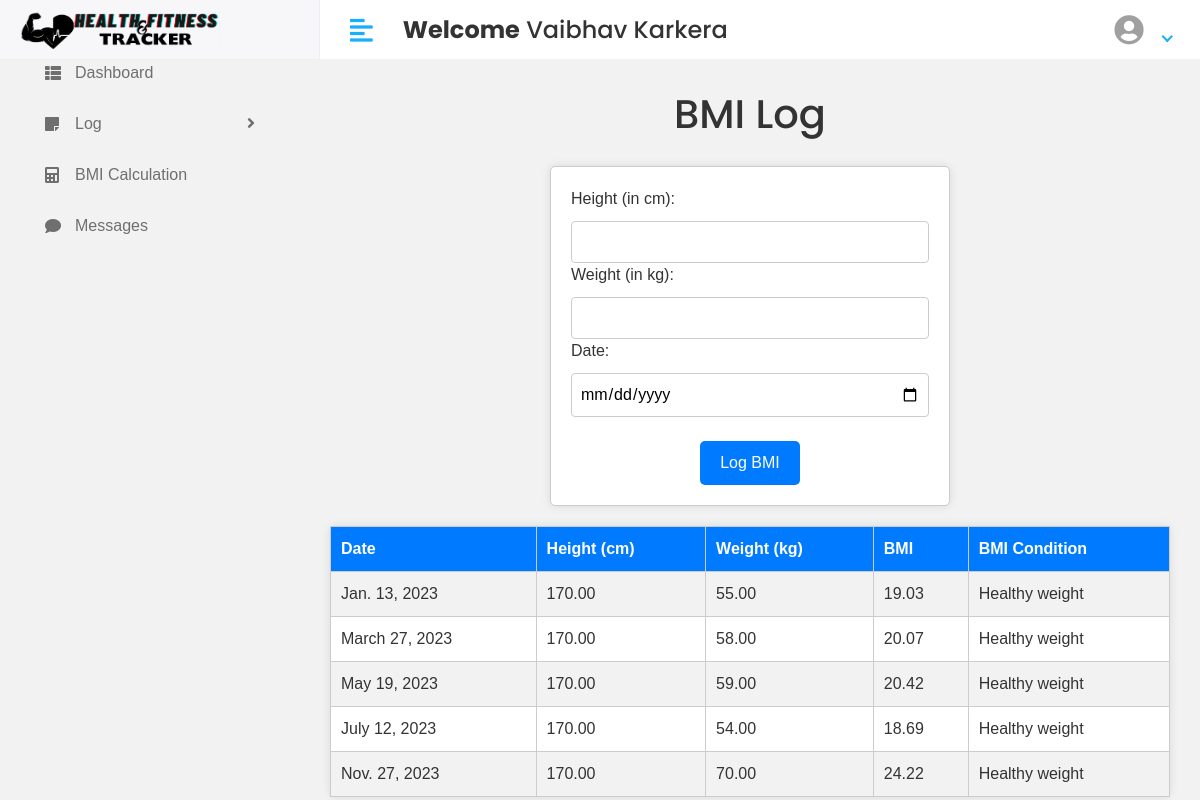
Screenshot of /User/log/bmi_log (signed in) with the database file from the repository.
### app/models.py (models this page shows, shortened)
class CustomUser(AbstractUser):
    USER = (
        ('1', 'USER'),
        ('2', 'TRAINER'),
        ('3', 'ADMIN')
    )
    user_type = models.CharField(choices=USER, max_length=50, default=1)
    selected_trainer = models.ForeignKey(
        'self',
        on_delete=models.SET_NULL,
        null=True,
        blank=True,
        related_name='clients',  # This is the reverse relation name
        default=None,
        limit_choices_to={'user_type': '1'}
    )

class BMILog(models.Model):
    user = models.ForeignKey('CustomUser', on_delete=models.CASCADE, related_name='bmi_records')
    height = models.DecimalField(max_digits=5, decimal_places=2)  # Height in centimeters
    weight = models.DecimalField(max_digits=5, decimal_places=2)  # Weight in kilograms
    bmi = models.DecimalField(max_digits=5, decimal_places=2)  # BMI value
    log_date = models.DateField(null=True, blank=True)
    def get_bmi_condition(self):
        if self.bmi < 18.5:
            return 'Underweight'
        elif 18.5 <= self.bmi < 24.9:
            return 'Healthy weight'
        elif 24.9 <= self.bmi < 29.9:
            return 'Overweight'
        else:
            return 'Obesity'

### health_and_fitness_tracker/user_views.py (the view)
# urls.py: path('User/log/bmi_log', user_views.log_bmi, name='bmi_log'),
def log_bmi(request):
    context = {}
    if request.method == "POST":
        form = BMILogForm(request.POST)
        if form.is_valid():
            bmi_log = form.save(commit=False)
            bmi_log.user = request.user
            if not bmi_log.log_date:
                bmi_log.log_date = timezone.now().date()
            height_m = bmi_log.height / 100
            bmi_log.bmi = bmi_log.weight / (height_m * height_m)
            bmi_log.save()
            messages.success(request, 'BMI log entry added successfully.')
            return redirect('bmi_log')
        else:
            messages.error(request, 'Invalid form data. Please check and try again.')
    else:
        form = BMILogForm()
    context['form'] = form
    context['bmi_logs'] = BMILog.objects.filter(user=request.user)
    return render(request, 'User/bmi_log.html', context)

### app/forms.py
class BMILogForm(forms.ModelForm):
    class Meta:
        model = BMILog
        fields = ['height', 'weight', 'log_date']

### template/User/bmi_log.html (shortened to what this page needs)
{% extends "base.html" %}
{% load static %}
{% block content %}
    <h1>BMI Log</h1>
    <form method="post" action="{% url 'bmi_log' %}">
        <label for="height">Height (in cm):</label>
        <input type="number" id="height" name="height" min="0" step="0.1" required>
        <label for="weight">Weight (in kg):</label>
        <input type="number" id="weight" name="weight" min="0" step="0.1" required>
        <label for="log_date">Date:</label>
        <input type="date" id="log_date" name="log_date" required>
        <br><br>
        <button type="submit">Log BMI</button>
    </form>
    <table>
        <tr>
            <th>Date</th>
            <th>Height (cm)</th>
            <th>Weight (kg)</th>
            <th>BMI</th>
            <th>BMI Condition</th>
        </tr>
        {% for log in bmi_logs %}
        <tr>
            <td>{{ log.log_date }}</td>
            <td>{{ log.height }}</td>
            <td>{{ log.weight }}</td>
            <td>{{ log.bmi }}</td>
            <td>{{ log.get_bmi_condition }}</td>
        </tr>
        {% endfor %}
    </table>
</div>
{% endblock %}

### template/includes/header.html (shortened to what this page needs)
{% load static %}
<div class="header">
            <div class="header-left">
               <a href="#" class="logo">
               <img src="{% static 'assets/img/logofinal.png' %}" alt="Logo" width="200" height="45">
               </a>
            </div>
            <a href="javascript:void(0);" id="toggle_btn">
            <i class="fas fa-align-left"></i>
            </a>
            <div class="top-nav-search mt-3">
               <h4><strong>Welcome</strong>&nbsp;<span>{{user.first_name}} {{ user.last_name }}</span>&nbsp;</h4>
            </div>
            <ul class="nav user-menu">
               <li class="nav-item dropdown has-arrow">
                  <a href="#" class="dropdown-toggle nav-link" data-toggle="dropdown">
                  <span class="user-img" ><i class="fa fa-user-circle" style="font-size:30px;padding:15px 8px 0 0;"></i></span>
                  </a>
               </li>
            </ul>
         </div>

### static/assets/css/style.css (style rules this page uses)
html { height: 100%; }
body { background-color: #fff; color: #333; font-family: 'Poppins', sans-serif; font-size: 1rem; height: 100%; line-height: 1.5; overflow-x: hidden; }
h1, h2, h3, h4, h5, h6 { font-family: 'Poppins', sans-serif; margin-top: 0; }
a { color: #009ce7; }
input, button, a { transition: all 0.4s ease; -moz-transition: all 0.4s ease; -o-transition: all 0.4s ease; -ms-transition: all 0.4s ease; -webkit-transition: all 0.4s ease; }
input, input:focus, button, button:focus { outline: none; }
ul, ol { padding: 0px; list-style: none; }
.header { background-color: #fff; border-bottom: 1px solid #f3f3f4; left: 0; position: fixed; right: 0; top: 0; z-index: 1001; height: 60px; }
.header .header-left { float: left; height: 60px; padding: 0 20px; position: relative; width: 320px; z-index: 1; transition: all 0.2s ease-in-out; background-color: #f7f7fa; border-bottom: 1px solid #efefef; border-right: 1px solid #ececf5; display: flex; align-items: center; }
.header .header-left .logo { display: inline-block; line-height: 60px; width: 200px; }
.header .header-left .logo img { max-height: 100px; }
.header .dropdown-toggle:after { display: none; }
.header .has-arrow .dropdown-toggle:after { border-top: 0; border-left: 0; border-bottom: 2px solid #18aefa; border-right: 2px solid #18aefa; content: ''; height: 8px; display: inline-block; pointer-events: none; -webkit-transform-origin: 66% 66%; -ms-transform-origin: 66% 66%; transform-origin: 66% 66%; -webkit-transform: rotate(45deg); -ms-transform: rotate(45deg); transform: rotate(45deg); -webkit-transition: all 0.15s ease-in-out; transition: all 0.15s ease-in-out; width: 8px; vertical-align: 0px; }
.user-menu { float: right; margin: 0; position: relative; z-index: 99; padding-right: 15px; }
.user-menu.nav > li > a { color: #a0a0a0; font-size: 14px; line-height: 58px; padding: 0 15px; height: 60px; }
.user-img { margin-right: 3px; position: relative; }
.top-nav-search { float: left; margin-left: 15px; }
@media (min-width: 992px) { #toggle_btn { align-items: center; color: #18aefa; display: inline-flex; float: left; font-size: 26px; height: 60px; justify-content: center; margin-left: 15px; padding: 0 15px; } }

### template/User/bmi_log.html (style rules this page uses)
body { font-family: Arial, sans-serif; margin: 0; padding: 0; background-color: #f2f2f2; }
h1 { text-align: center; padding: 20px; }
form { background-color: #fff; max-width: 400px; margin: 0 auto; padding: 20px; border: 1px solid #ccc; border-radius: 5px; box-shadow: 0 0 10px rgba(0, 0, 0, 0.1); }
label { display: block; margin-bottom: 10px; }
#height, #weight,#log_date { width: 100%; padding: 8px; border: 1px solid #ccc; border-radius: 4px; }
table { width: 100%; margin-top: 20px; border-collapse: collapse; background-color: #fff; border: 1px solid #ccc; border-radius: 5px; box-shadow: 0 0 10px rgba(0, 0, 0, 0.1); }
th, td { border: 1px solid #ccc; padding: 10px; text-align: left; }
th { background-color: #007BFF; color: #fff; }
tr:nth-child(even) { background-color: #f2f2f2; }
button { background-color: #007BFF; color: #fff; padding: 10px 20px; border: none; border-radius: 5px; cursor: pointer; display: block; margin: 0 auto; }

### rows the page displays
CustomUser: first_name "Vaibhav", last_name "Karkera"
BMILog: log_date "Jan. 13, 2023", height "170.00", weight "55.00", bmi "19.03", get_bmi_condition "Healthy weight"
BMILog: log_date "March 27, 2023", height "170.00", weight "58.00", bmi "20.07", get_bmi_condition "Healthy weight"
BMILog: log_date "May 19, 2023", height "170.00", weight "59.00", bmi "20.42", get_bmi_condition "Healthy weight"
BMILog: log_date "July 12, 2023", height "170.00", weight "54.00", bmi "18.69", get_bmi_condition "Healthy weight"
BMILog: log_date "Nov. 27, 2023", height "170.00", weight "70.00", bmi "24.22", get_bmi_condition "Healthy weight"
